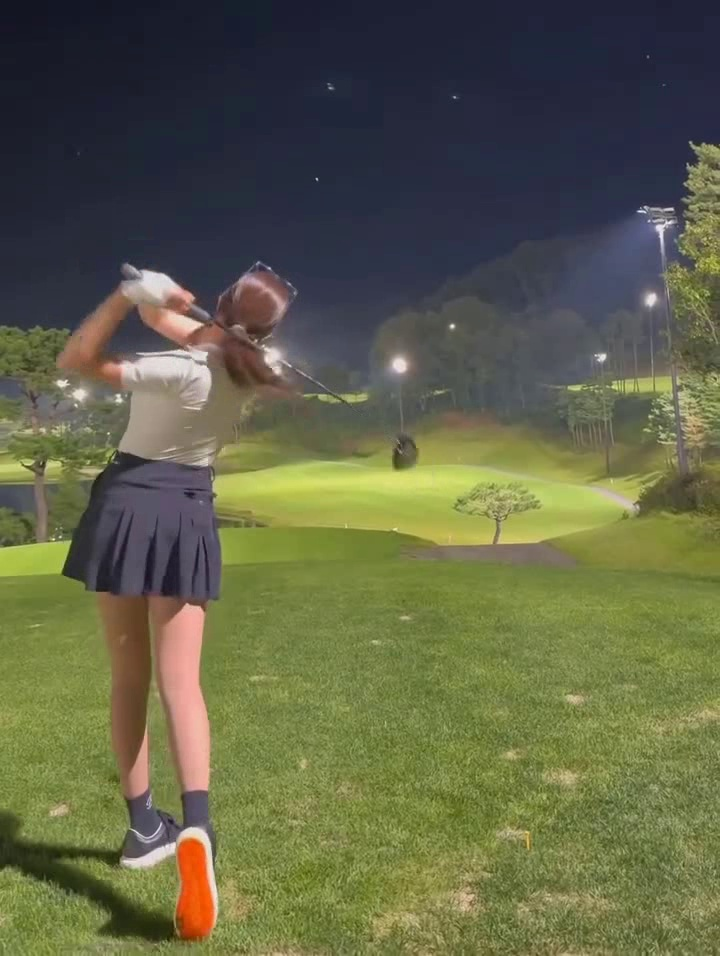
#> input picture ssswing/swing_key_images/pro/pro_finish.jpg, 720 x 956 px; its folder holds only this picture in this run
$ python -i video_processor.py   (imports and definitions only)
#> lines starting #> are read from the running program, lines starting #| are printed output that depends on the picture
#> further down, picture is the input picture: shape (956, 720, 3); mean B, G, R 71.5, 98.9, 96.5
"""
골프 스윙 분석을 위한 비디오 처리 모듈

이 모듈은 비디오에서 랜드마크를 추출하고 처리하는 함수들을 제공합니다.
주요 기능:
- 비디오에서 MediaPipe 랜드마크 추출
- 세로 영상 자동 회전 처리
- 영상 비율 감지
- 랜드마크 데이터 전처리

작성자: AI Assistant
개선일: 2024년
"""

import cv2
import mediapipe as mp
import numpy as np
import os
from .math_utils import robust_argmin, robust_argmax, calculate_velocity_profile, find_swing_phases_by_velocity

mp_pose = mp.solutions.pose
pose_landmark_enum = mp.solutions.pose.PoseLandmark

# 환경변수 기반 튜닝 포인트 (필요 시 조정)
POSE_LONG_SIDE = int(os.getenv("POSE_LONG_SIDE", "1280"))  # 입력 프레임 업샘플 기준 긴 변(px)
POSE_MIN_DET = float(os.getenv("POSE_MIN_DET", "0.5"))     # 1차 트래킹 모드 detection 임계
POSE_MIN_TRK = float(os.getenv("POSE_MIN_TRK", "0.5"))     # 1차 트래킹 모드 tracking 임계
POSE_MODEL_COMPLEXITY = int(os.getenv("POSE_MODEL_COMPLEXITY", "2"))  # 0: lite, 1: full, 2: heavy

# 발 가시성 기준 및 재검출 조건
FOOT_VIS_THRESHOLD = float(os.getenv("POSE_FOOT_VISIBILITY", "0.4"))  # 제안: 0.3~0.4
LEFTFOOT_REQUIRED_POINTS = int(os.getenv("POSE_LEFTFOOT_REQUIRED_POINTS", "2"))  # 27/29/31 중 만족해야 하는 개수
REDETECT_STREAK = int(os.getenv("POSE_REDETECT_STREAK", "3"))          # 연속 소실 프레임 수 임계
LOWER_ROI_RATIO = float(os.getenv("POSE_LOWER_ROI_RATIO", "0.45"))     # 하체 ROI 높이 비율(하단부터)

# 스무딩 윈도우 (1이면 비활성)
SMOOTH_WINDOW = int(os.getenv("POSE_SMOOTH_WINDOW", "3"))


class SimpleLandmark:
    """
    MediaPipe NormalizedLandmark 대체용 간단 구조체.
    ROI 기반 재투영 이후 전체 프레임 정규 좌표계로 매핑할 때 사용.
    """
    __slots__ = ("x", "y", "z", "visibility")

    # [100 lines left out: functions __init__, _resize_to_long_side, _is_left_foot_confident, _remap_roi_landmarks_to_full, _get_lower_body_bbox, not called in this run]


def _enhance_contrast_sharpen(bgr_img: np.ndarray) -> np.ndarray:
    """
    ROI 대비 강화: CLAHE(L 채널) + 언샤프 마스크 적용.
    """
    try:
        lab = cv2.cvtColor(bgr_img, cv2.COLOR_BGR2LAB)
#> lab: shape (956, 720, 3); mean of channels 0, 1, 2 103.4, 123.6, 141.8
        l, a, b = cv2.split(lab)
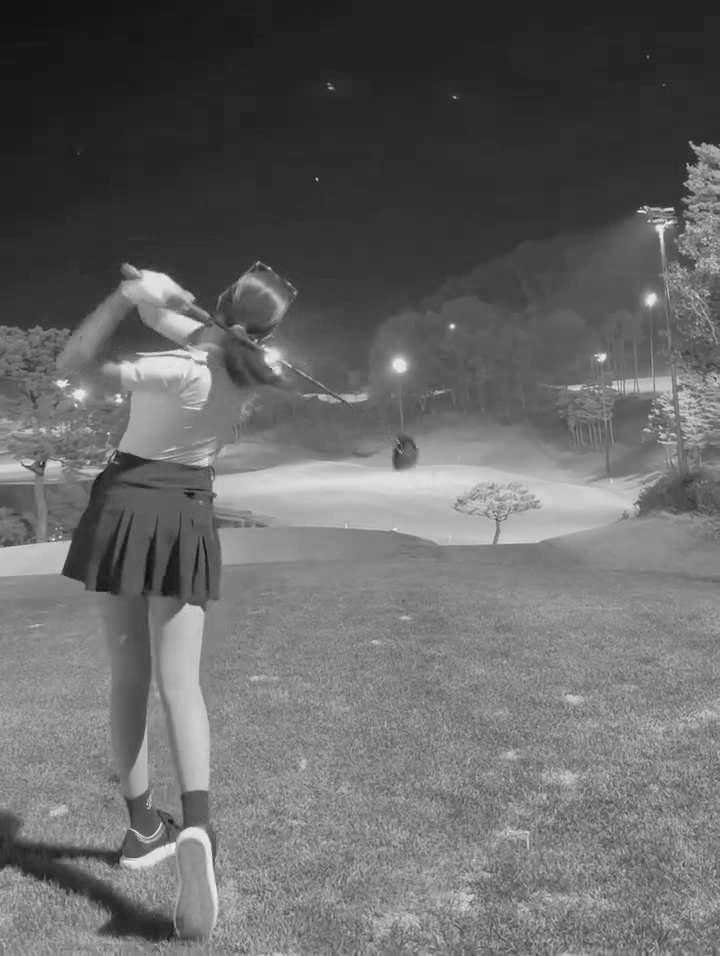
#> l: shape (956, 720); min 15, max 245, mean 103.4
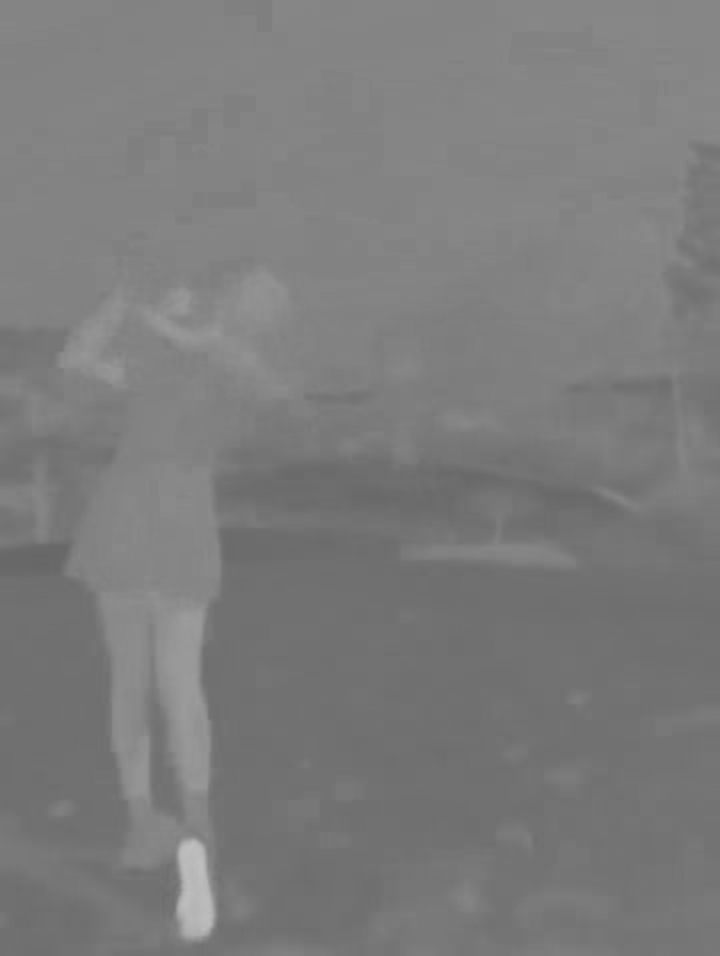
#> a: shape (956, 720); min 103, max 191, mean 123.6
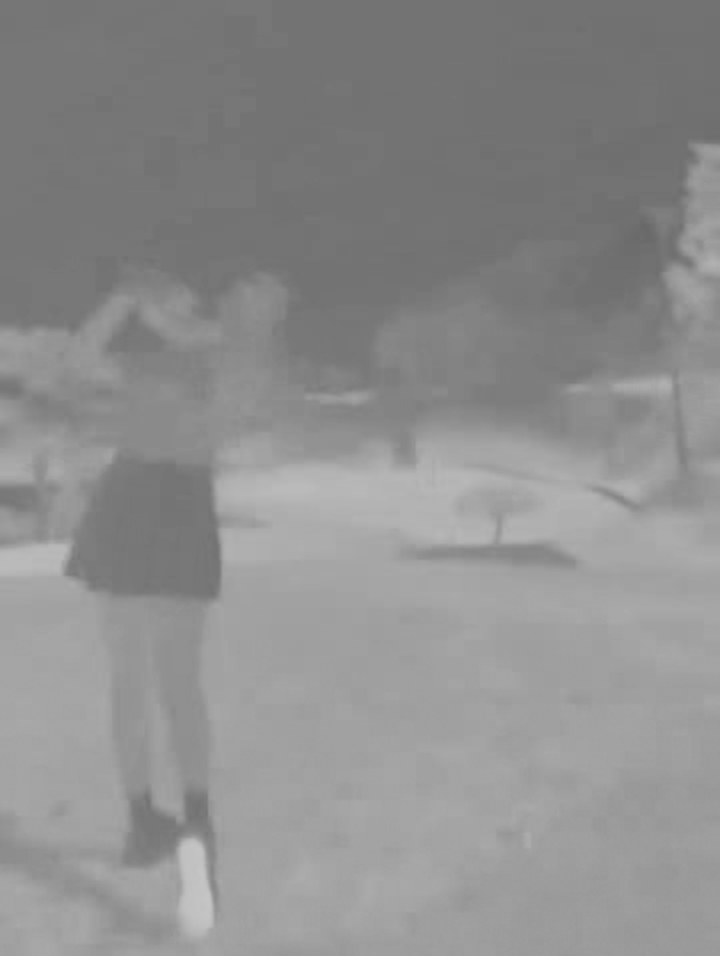
#> b: shape (956, 720); min 104, max 197, mean 141.8
        clahe = cv2.createCLAHE(clipLimit=2.0, tileGridSize=(8, 8))
        l2 = clahe.apply(l)
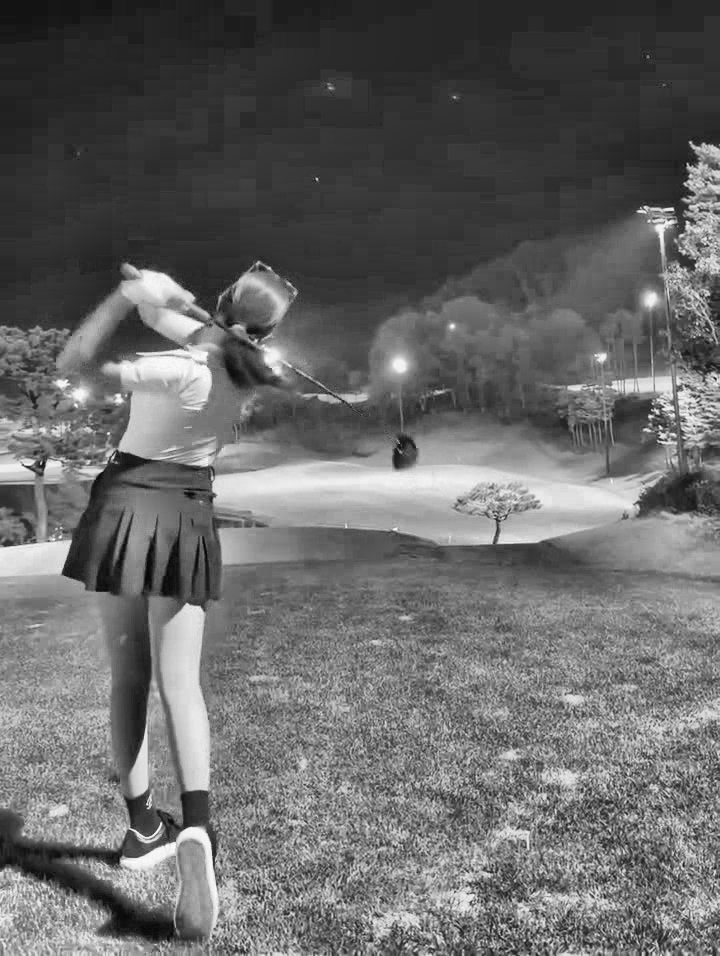
#> l2: shape (956, 720); min 6, max 252, mean 103.8
        lab2 = cv2.merge((l2, a, b))
#> lab2: shape (956, 720, 3); mean of channels 0, 1, 2 103.8, 123.6, 141.8
        enh = cv2.cvtColor(lab2, cv2.COLOR_LAB2BGR)
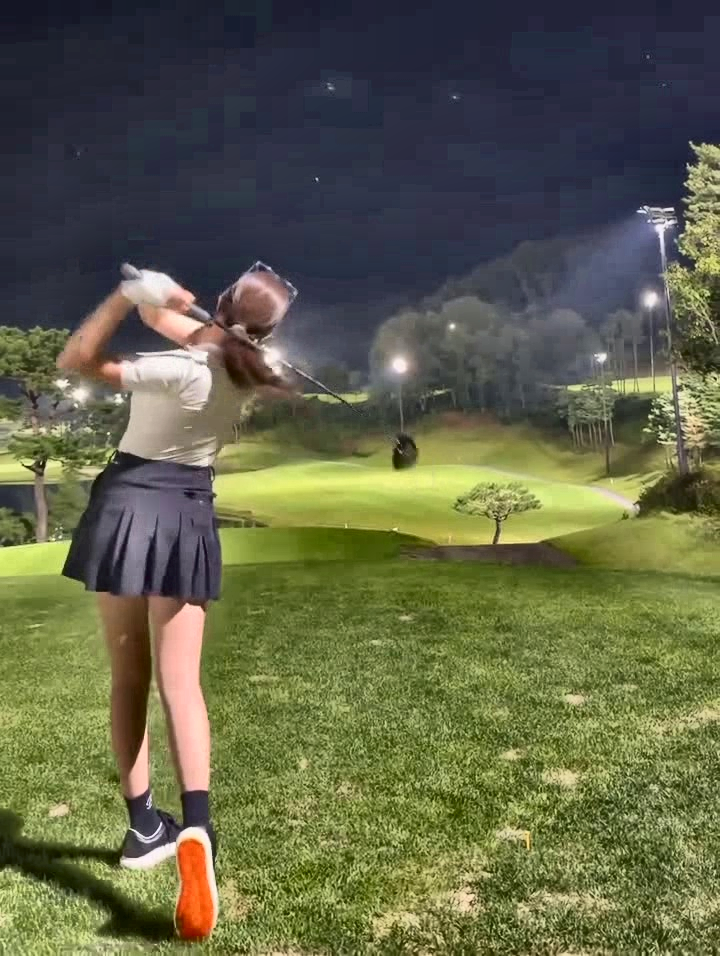
#> enh: shape (956, 720, 3); mean B, G, R 72.3, 99.7, 97.2
        # 언샤프: 가우시안 블러 후 가중 합성
        blur = cv2.GaussianBlur(enh, (0, 0), sigmaX=1.0)
        sharp = cv2.addWeighted(enh, 1.5, blur, -0.5, 0)
        return sharp
    except Exception:
        return bgr_img


# [447 lines left out: functions extract_landmarks_from_video, find_backswing_top_by_wrist_height, preprocess_landmarks_data, validate_video_file, extract_key_frames_from_video, calculate_frame_statistics and 1 more, not called in this run]

>>> import cv2
>>> picture = cv2.imread('swing_key_images/pro/pro_finish.jpg')
>>> result = _enhance_contrast_sharpen(picture)

$ run again, on ssswing/swing_key_images/pro/pro_start.jpg
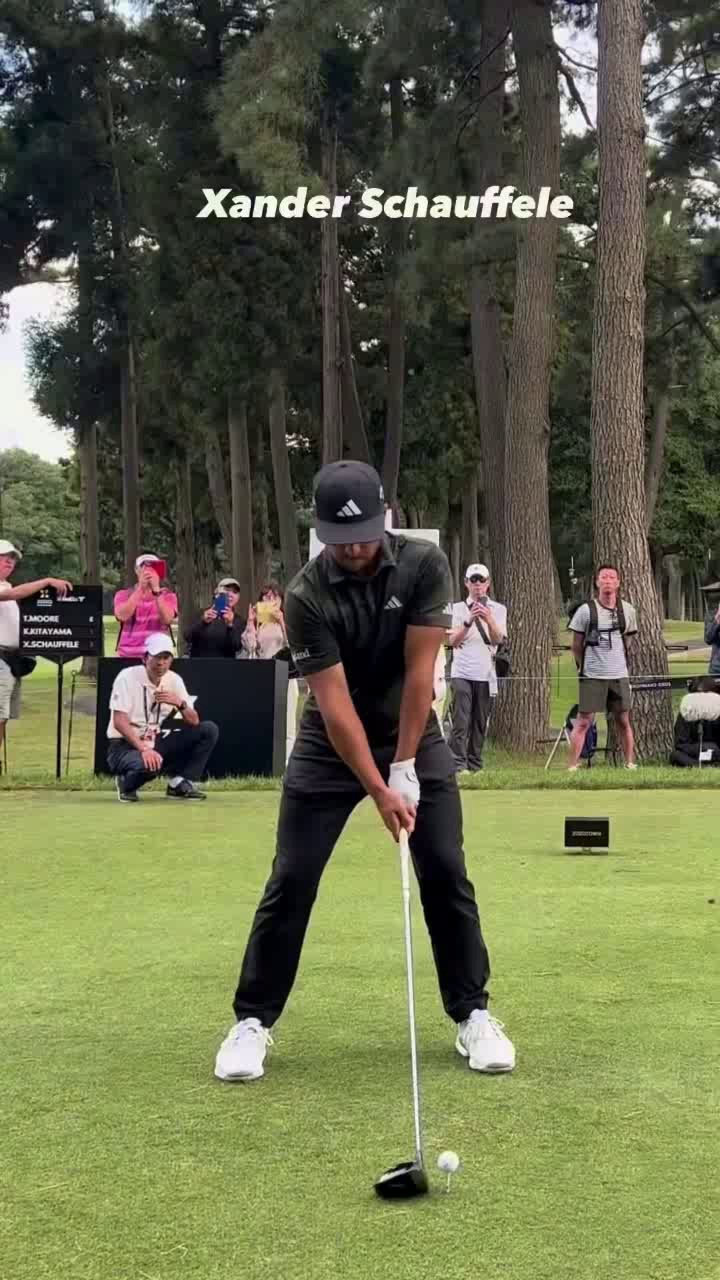
#> input picture ssswing/swing_key_images/pro/pro_start.jpg, 720 x 1280 px
#> picture is the input picture: shape (1280, 720, 3); mean B, G, R 74.3, 105.7, 102
#> lab: shape (1280, 720, 3); mean of channels 0, 1, 2 108.1, 121.7, 144.1
#> in _enhance_contrast_sharpen, `l2 = clahe.apply(l)`:
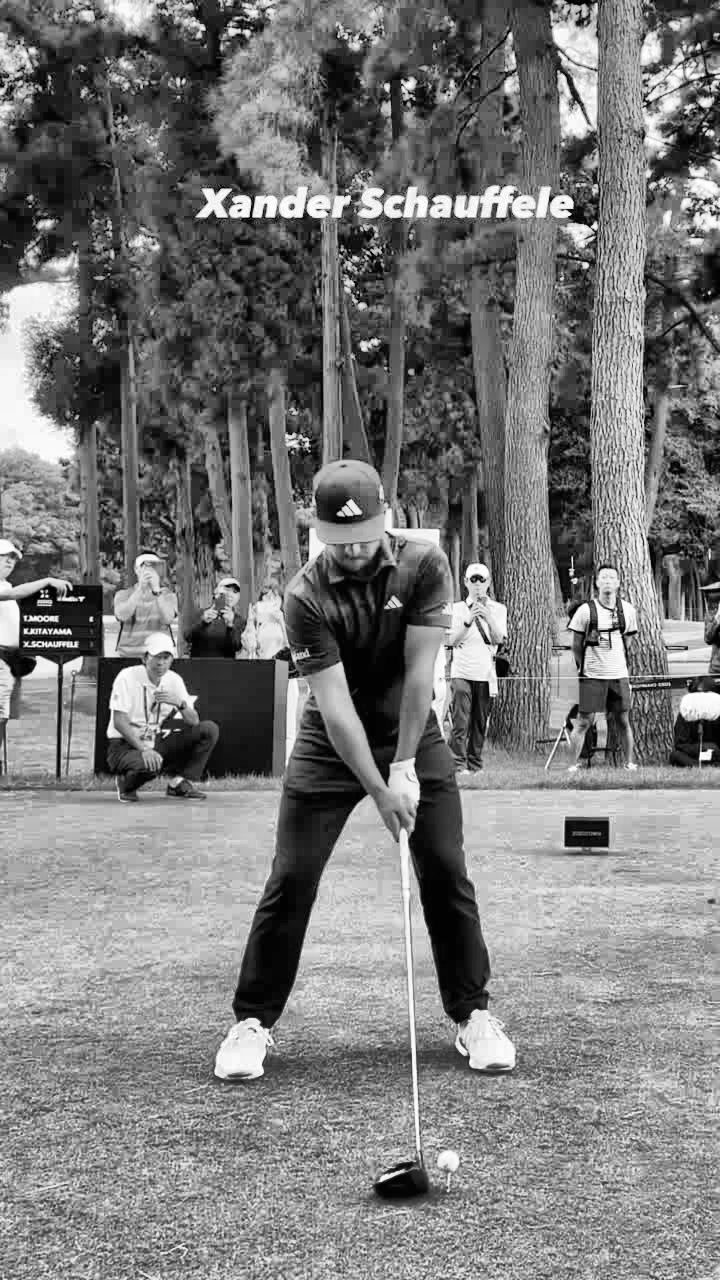
#> l2: shape (1280, 720); min 0, max 255, mean 122.2
#> lab2: shape (1280, 720, 3); mean of channels 0, 1, 2 122.2, 121.7, 144.1
#> in _enhance_contrast_sharpen, `enh = cv2.cvtColor(lab2, cv2.COLOR_LAB2BGR)`:
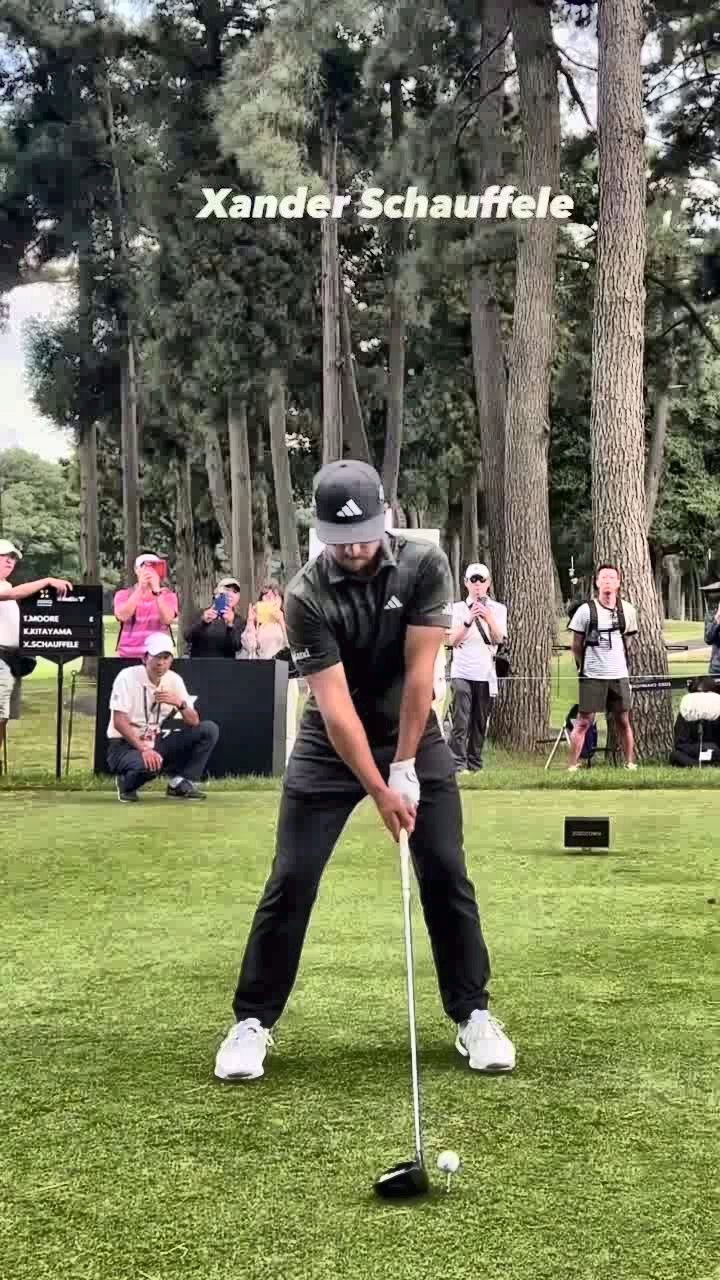
#> enh: shape (1280, 720, 3); mean B, G, R 87.5, 119, 115.4

$ run again, on ssswing/swing_key_images/pro/pro_top.jpg
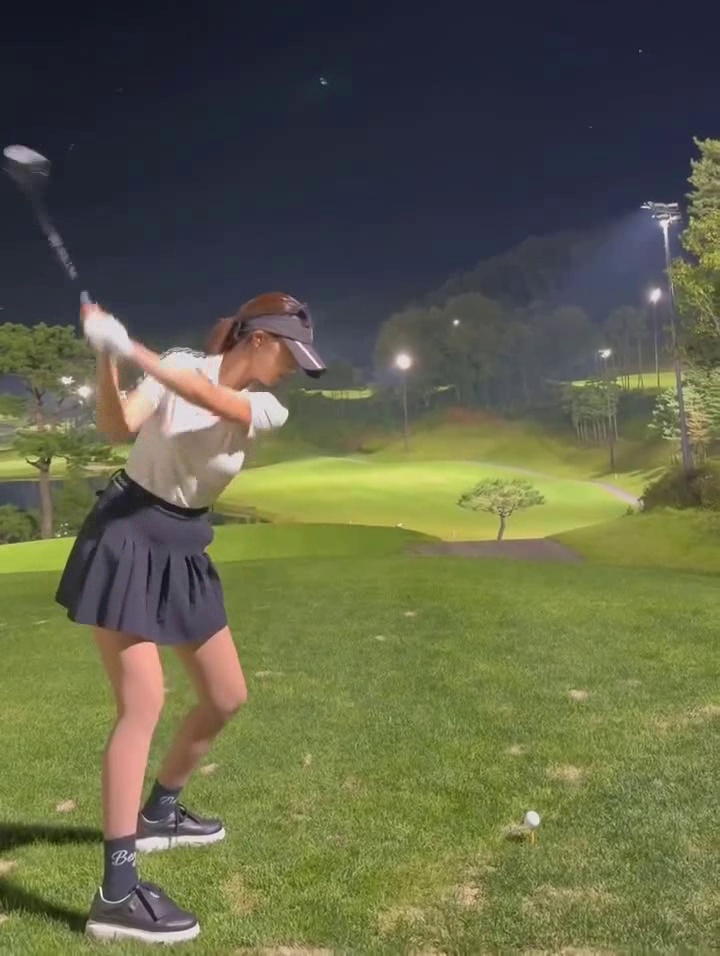
#> input picture ssswing/swing_key_images/pro/pro_top.jpg, 720 x 956 px
#> picture is the input picture: shape (956, 720, 3); mean B, G, R 72.6, 99.6, 97.2
#> lab: shape (956, 720, 3); mean of channels 0, 1, 2 103.9, 123.6, 141.6
#> in _enhance_contrast_sharpen, `l2 = clahe.apply(l)`:
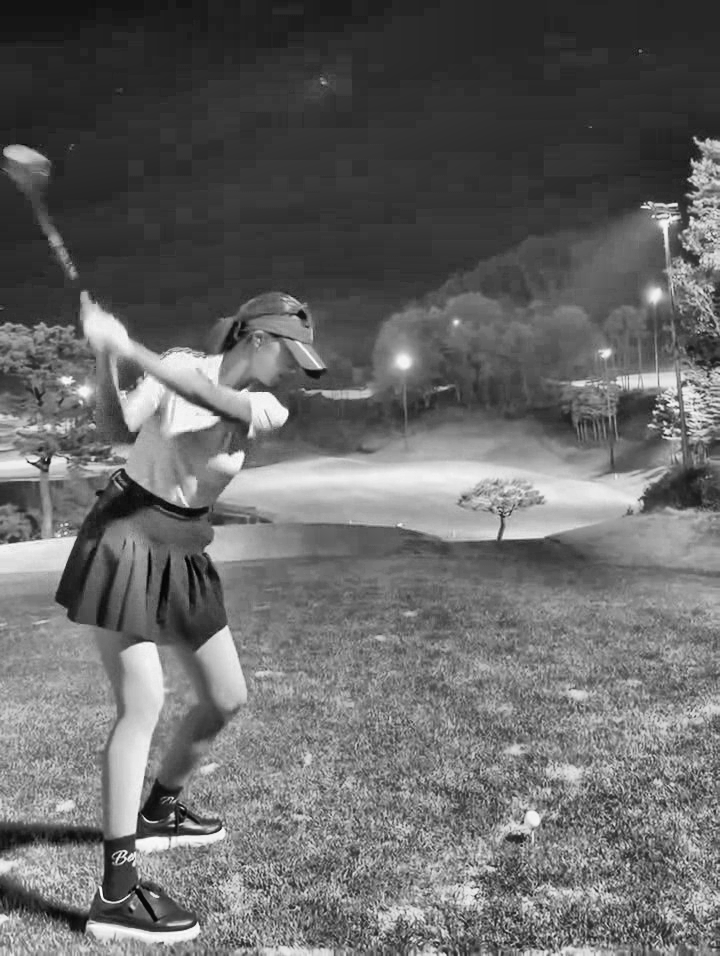
#> l2: shape (956, 720); min 3, max 254, mean 104.1
#> lab2: shape (956, 720, 3); mean of channels 0, 1, 2 104.1, 123.6, 141.6
#> in _enhance_contrast_sharpen, `enh = cv2.cvtColor(lab2, cv2.COLOR_LAB2BGR)`:
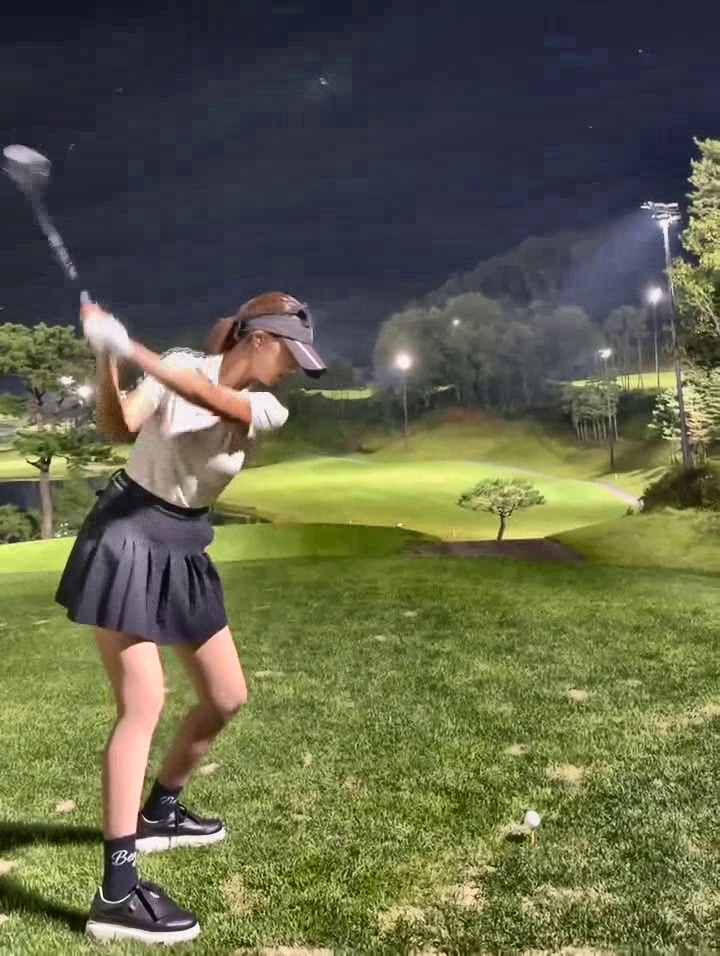
#> enh: shape (956, 720, 3); mean B, G, R 73.1, 100.1, 97.5
